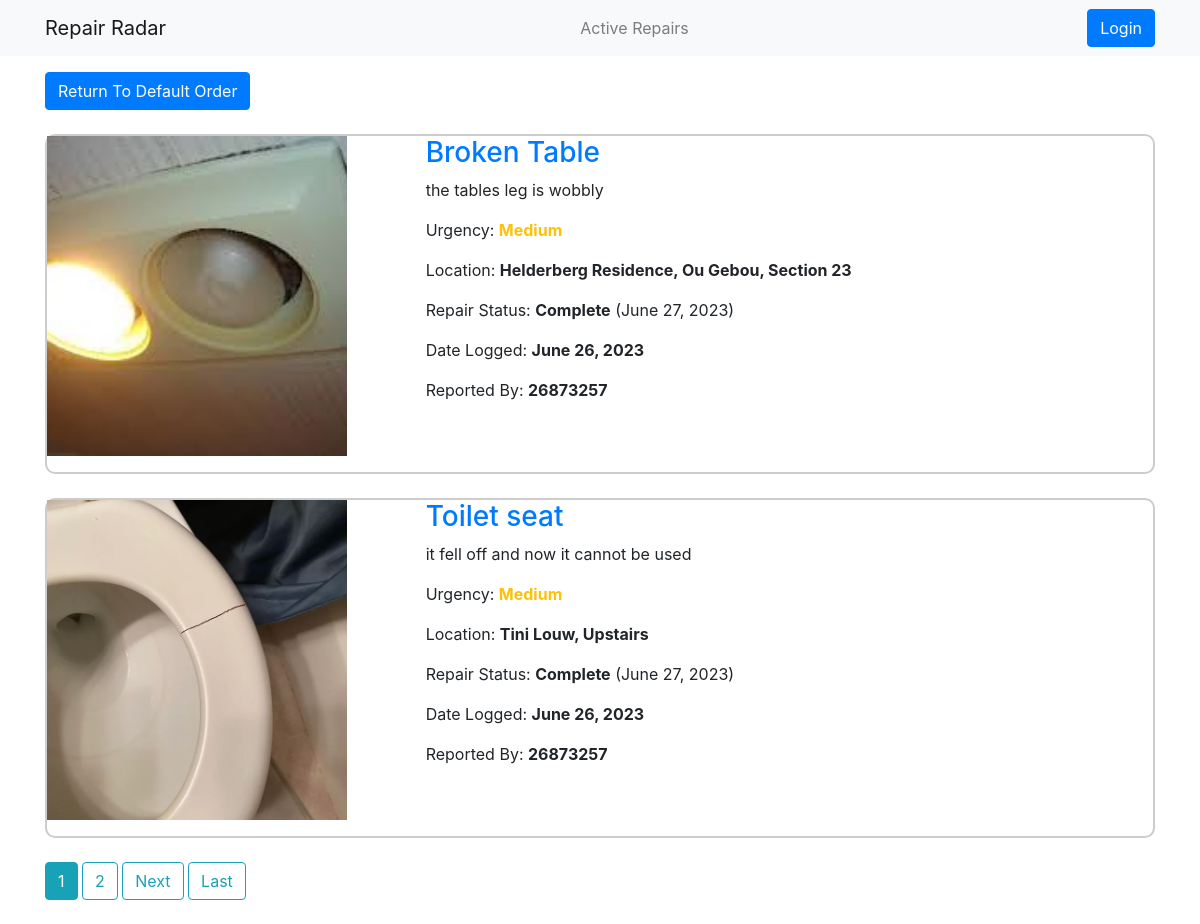
Page /orderbyurgency/ on the committed database.
### repairadar_app/models.py (models this page shows, shortened)
class Repair(models.Model):
    status_choices = [
        ('Submitted', 'Submitted'),
        ('Processing', 'Processing'),
        ('Under Review', 'Under Review'),
        ('Waiting For Parts', 'Waiting For Parts'),
        ('Complete', 'Complete'),
    ]
    urgency_choices = [
        ('Low', 'Low'),
        ('Medium', 'Medium'),
        ('High', 'High')
    ]
    suNumber = models.ForeignKey(User, on_delete=models.CASCADE, verbose_name="Student Number")
    repairTitle = models.CharField(max_length=100, verbose_name='Issue Title')
    repairDescription = models.TextField(verbose_name='Issue Description')
    repairStatus = models.CharField(max_length=20, default='SUB', verbose_name='Issue Status', choices=status_choices)
    repairLocation = models.CharField(max_length=100, verbose_name='Issue Location')
    dateLastModified = models.DateField(default = timezone.now)
    dateLogged = models.DateField(default = timezone.now)
    repairImage = models.ImageField(upload_to='repair_images', blank=True, verbose_name='Issue Evidence', default='default.jpg')
    repairUrgency = models.CharField(max_length=20, default='Low', verbose_name='Issue Urgency', choices=urgency_choices)

### repairadar_app/views.py (the view)
# urls.py: path('orderbyurgency/', OrderRepairsByUrgencyView.as_view(), name='order-by-urgency'),
class OrderRepairsByUrgencyView(ListView):
    model = Repair
    template_name = 'repairadar_app/order_repairs_by_status.html'
    context_object_name = 'repairs'
    paginate_by = 2

### repairadar_app/templates/repairadar_app/order_repairs_by_status.html (shortened to what this page needs)
{% extends "repairadar_app/base.html" %}
{% block content %}
<form method="GET" action="{% url 'repairadar-home' %}">
    <button type="submit" class=" btn btn-primary mt-3">Return To Default Order</button>
</form>
    {% for repair in repairs %}
        <article class="post vt-post custom-border my-4">
            <div class="row">
                <div class="col-xs-12 col-sm-5 col-md-5 col-lg-4">
                        <div class="media">
                          <img class="account-img" src="{{ repair.repairImage.url }}">
                        </div>
                </div>
                <div class="col-xs-12 col-sm-7 col-md-7 col-lg-8">
                    <div class="caption">
                        <a href="{% url 'repair-detail' repair.id %}"><h3 class="md-heading">{{ repair.repairTitle }}</h3></a>
                        <p>{{ repair.repairDescription }}</p>
                        {% if repair.repairUrgency == 'Low' %}
                            <p>Urgency: <strong class="text-success">{{ repair.repairUrgency }}</strong></p>
                        {% elif repair.repairUrgency == 'Medium' %}
                            <p>Urgency: <strong class="text-warning">{{ repair.repairUrgency }}</strong></p>
                        {% else %}
                            <p>Urgency: <strong class="text-danger">{{ repair.repairUrgency }}</strong></p>
                        {% endif %}
                        <p>Location: <strong>{{ repair.repairLocation }}</strong></p>
                        <p>Repair Status: <strong>{{ repair.repairStatus }}</strong> ({{repair.dateLastModified|date:"F d, Y"}})</p>
                        <p>Date Logged: <strong>{{ repair.dateLogged }}</strong></p>
                        <p>Reported By: <strong>{{ repair.suNumber }}</strong></p>
                    </div>
                </div>
            </div>
        </article>
    {% endfor %}
    {% if is_paginated %}
      {% for num in page_obj.paginator.page_range %}
        {% if page_obj.number == num %}
          <a class="btn btn-info mb-4" href="?page={{ num }}">{{ num }}</a>
        {% elif num > page_obj.number|add:'-3' and num < page_obj.number|add:'3' %}
          <a class="btn btn-outline-info mb-4" href="?page={{ num }}">{{ num }}</a>
        {% endif %}
      {% endfor %}
      {% if page_obj.has_next %}
        <a class="btn btn-outline-info mb-4" href="?page={{ page_obj.next_page_number }}">Next</a>
        <a class="btn btn-outline-info mb-4" href="?page={{ page_obj.paginator.num_pages }}">Last</a>
      {% endif %}
    {% endif %}
{% endblock %}

### repairadar_app/static/repairadar_app/main.css (style rules this page uses)
.custom-border { border: 2px solid #ccc; border-radius: 10px; }
img { width: 300px; height: 320px; object-fit: cover; }

### rows in the picture
Repair: repairImage (picture), repairTitle "Broken Table", repairDescription "the tables leg is wobbly", repairUrgency "Medium", repairLocation "Helderberg Residence, Ou Gebou, Section 23", repairStatus "Complete", dateLastModified "June 27, 2023", dateLogged "June 26, 2023", suNumber "26873257"
Repair: repairImage (picture), repairTitle "Toilet seat", repairDescription "it fell off and now it cannot be used", repairUrgency "Medium", repairLocation "Tini Louw, Upstairs", repairStatus "Complete", dateLastModified "June 27, 2023", dateLogged "June 26, 2023", suNumber "26873257"

### other values in the picture
{{ num }} "1"
{{ num }} "2"
